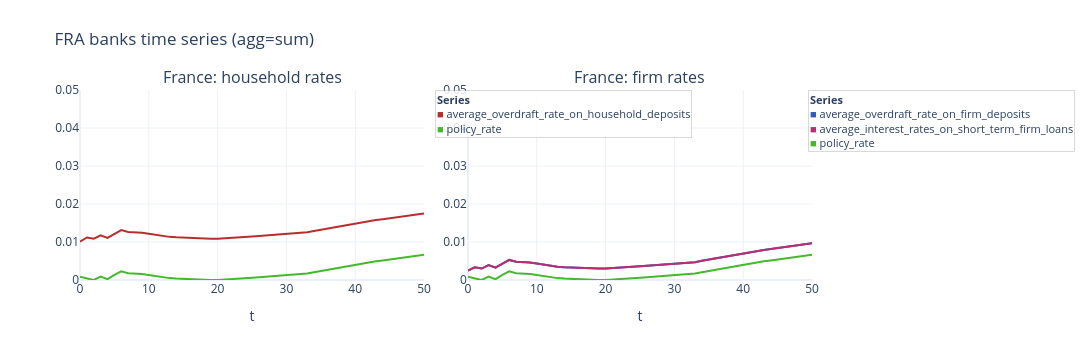

Notebook code for this chart:
### Code cell
fig = plot_agent_timeseries(
    model,
    "FRA",
    "banks",
    [
        ["average_overdraft_rate_on_household_deposits", "central_bank.policy_rate"],
        [
            "average_overdraft_rate_on_firm_deposits",
            "average_interest_rates_on_short_term_firm_loans",
            "central_bank.policy_rate",
        ],
    ],
    panel_titles=["France: household rates", "France: firm rates"],
    no_cols=2,
    **FIG_SIZE_WIDE,
    show_legend=True,
    show=False,
)

fig.update_yaxes(range=[0, 0.05])
fig.show()

### Figure 1 — Plotly figure (JSON) as saved in the notebook; plotly's stock layout.template omitted (floating-point values rounded to 4 significant figures)
{"data": [{"line": {"color": "hsl(0, 60%, 45%)", "width": 2}, "mode": "lines", "name": "average_overdraft_rate_on_household_deposits", "showlegend": false, "type": "scatter", "x": [0, 1, 2, 3, 4, 5, 6, 7, 8, 9, 10, 11, 12, 13, 14, 15, 16, 17, 18, 19, 20, 21, 22, 23, 24, 25, 26, 27, 28, 29, 30, 31, 32, 33, 34, 35, 36, 37, 38, 39, 40, 41, 42, 43, 44, 45, 46, 47, 48, 49, 50], "xaxis": "x", "y": [0.01007, 0.01119, 0.01086, 0.01177, 0.01107, 0.0122, 0.01313, 0.01265, 0.01261, 0.01243, 0.01217, 0.01184, 0.01158, 0.01135, 0.01122, 0.01112, 0.01102, 0.0109, 0.01086, 0.01086, 0.01087, 0.01095, 0.01106, 0.01116, 0.0113, 0.01144, 0.01158, 0.01172, 0.01183, 0.01193, 0.01204, 0.01217, 0.0123, 0.01255, 0.0129, 0.01322, 0.01358, 0.01394, 0.01428, 0.01465, 0.01497, 0.01523, 0.0155, 0.01576, 0.016, 0.01622, 0.01645, 0.01665, 0.01695, 0.01729, 0.01749], "yaxis": "y"}, {"line": {"color": "hsl(110, 60%, 45%)", "width": 2}, "mode": "lines", "name": "policy_rate", "showlegend": false, "type": "scatter", "x": [0, 1, 2, 3, 4, 5, 6, 7, 8, 9, 10, 11, 12, 13, 14, 15, 16, 17, 18, 19, 20, 21, 22, 23, 24, 25, 26, 27, 28, 29, 30, 31, 32, 33, 34, 35, 36, 37, 38, 39, 40, 41, 42, 43, 44, 45, 46, 47, 48, 49, 50], "xaxis": "x", "y": [0.0008333, 0.0003393, 0, 0.000911, 0.0002163, 0.001348, 0.002272, 0.001794, 0.001758, 0.001578, 0.001315, 0.0009826, 0.0007237, 0.0004952, 0.0003626, 0.0002597, 0.0001613, 4.344e-05, 0, 0, 1.612e-05, 9.499e-05, 0.0002052, 0.0003017, 0.0004427, 0.0005839, 0.0007205, 0.0008605, 0.0009721, 0.001074, 0.00118, 0.001311, 0.001449, 0.001691, 0.002044, 0.002365, 0.002725, 0.003086, 0.003427, 0.00379, 0.004112, 0.004376, 0.004647, 0.004907, 0.005142, 0.005367, 0.005592, 0.005795, 0.006096, 0.006435, 0.006636], "yaxis": "y"}, {"line": {"color": "hsl(220, 60%, 45%)", "width": 2}, "mode": "lines", "name": "average_overdraft_rate_on_firm_deposits", "showlegend": false, "type": "scatter", "x": [0, 1, 2, 3, 4, 5, 6, 7, 8, 9, 10, 11, 12, 13, 14, 15, 16, 17, 18, 19, 20, 21, 22, 23, 24, 25, 26, 27, 28, 29, 30, 31, 32, 33, 34, 35, 36, 37, 38, 39, 40, 41, 42, 43, 44, 45, 46, 47, 48, 49, 50], "xaxis": "x2", "y": [0.002456, 0.003349, 0.00301, 0.003921, 0.003226, 0.004358, 0.005282, 0.004804, 0.004768, 0.004588, 0.004326, 0.003993, 0.003734, 0.003505, 0.003373, 0.00327, 0.003171, 0.003054, 0.00301, 0.00301, 0.003026, 0.003105, 0.003215, 0.003312, 0.003453, 0.003594, 0.003731, 0.003871, 0.003982, 0.004084, 0.00419, 0.004321, 0.004459, 0.004701, 0.005054, 0.005375, 0.005735, 0.006096, 0.006437, 0.0068, 0.007123, 0.007386, 0.007657, 0.007917, 0.008152, 0.008377, 0.008602, 0.008805, 0.009106, 0.009445, 0.009646], "yaxis": "y2"}, {"line": {"color": "hsl(330, 60%, 45%)", "width": 2}, "mode": "lines", "name": "average_interest_rates_on_short_term_firm_loans", "showlegend": false, "type": "scatter", "x": [0, 1, 2, 3, 4, 5, 6, 7, 8, 9, 10, 11, 12, 13, 14, 15, 16, 17, 18, 19, 20, 21, 22, 23, 24, 25, 26, 27, 28, 29, 30, 31, 32, 33, 34, 35, 36, 37, 38, 39, 40, 41, 42, 43, 44, 45, 46, 47, 48, 49, 50], "xaxis": "x2", "y": [0.002456, 0.003349, 0.00301, 0.003921, 0.003226, 0.004358, 0.005282, 0.004804, 0.004768, 0.004588, 0.004326, 0.003993, 0.003734, 0.003505, 0.003373, 0.00327, 0.003171, 0.003054, 0.00301, 0.00301, 0.003026, 0.003105, 0.003215, 0.003312, 0.003453, 0.003594, 0.003731, 0.003871, 0.003982, 0.004084, 0.00419, 0.004321, 0.004459, 0.004701, 0.005054, 0.005375, 0.005735, 0.006096, 0.006437, 0.0068, 0.007123, 0.007386, 0.007657, 0.007917, 0.008152, 0.008377, 0.008602, 0.008805, 0.009106, 0.009445, 0.009646], "yaxis": "y2"}, {"line": {"color": "hsl(110, 60%, 45%)", "width": 2}, "mode": "lines", "name": "policy_rate", "showlegend": false, "type": "scatter", "x": [0, 1, 2, 3, 4, 5, 6, 7, 8, 9, 10, 11, 12, 13, 14, 15, 16, 17, 18, 19, 20, 21, 22, 23, 24, 25, 26, 27, 28, 29, 30, 31, 32, 33, 34, 35, 36, 37, 38, 39, 40, 41, 42, 43, 44, 45, 46, 47, 48, 49, 50], "xaxis": "x2", "y": [0.0008333, 0.0003393, 0, 0.000911, 0.0002163, 0.001348, 0.002272, 0.001794, 0.001758, 0.001578, 0.001315, 0.0009826, 0.0007237, 0.0004952, 0.0003626, 0.0002597, 0.0001613, 4.344e-05, 0, 0, 1.612e-05, 9.499e-05, 0.0002052, 0.0003017, 0.0004427, 0.0005839, 0.0007205, 0.0008605, 0.0009721, 0.001074, 0.00118, 0.001311, 0.001449, 0.001691, 0.002044, 0.002365, 0.002725, 0.003086, 0.003427, 0.00379, 0.004112, 0.004376, 0.004647, 0.004907, 0.005142, 0.005367, 0.005592, 0.005795, 0.006096, 0.006435, 0.006636], "yaxis": "y2"}], "layout": {"annotations": [{"font": {"size": 16}, "showarrow": false, "text": "France: household rates", "x": 0.235, "xanchor": "center", "xref": "paper", "y": 1, "yanchor": "bottom", "yref": "paper"}, {"font": {"size": 16}, "showarrow": false, "text": "France: firm rates", "x": 0.765, "xanchor": "center", "xref": "paper", "y": 1, "yanchor": "bottom", "yref": "paper"}, {"align": "left", "bgcolor": "rgba(255,255,255,0.85)", "bordercolor": "rgba(0,0,0,0.15)", "borderwidth": 1, "font": {"size": 11}, "showarrow": false, "text": "<b>Series</b><br><span style=\"color:hsl(0, 60%, 45%);\">■</span> average_overdraft_rate_on_household_deposits<br><span style=\"color:hsl(110, 60%, 45%);\">■</span> policy_rate", "x": 0.485, "xanchor": "left", "xref": "paper", "y": 1, "yanchor": "top", "yref": "paper"}, {"align": "left", "bgcolor": "rgba(255,255,255,0.85)", "bordercolor": "rgba(0,0,0,0.15)", "borderwidth": 1, "font": {"size": 11}, "showarrow": false, "text": "<b>Series</b><br><span style=\"color:hsl(220, 60%, 45%);\">■</span> average_overdraft_rate_on_firm_deposits<br><span style=\"color:hsl(330, 60%, 45%);\">■</span> average_interest_rates_on_short_term_firm_loans<br><span style=\"color:hsl(110, 60%, 45%);\">■</span> policy_rate", "x": 0.995, "xanchor": "left", "xref": "paper", "y": 1, "yanchor": "top", "yref": "paper"}], "height": 360, "hovermode": "x unified", "legend": {}, "margin": {"r": 280, "t": 90}, "title": {"text": "FRA banks time series (agg=sum)"}, "width": 1200, "xaxis": {"anchor": "y", "domain": [0, 0.47], "title": {"text": "t"}}, "xaxis2": {"anchor": "y2", "domain": [0.53, 1], "title": {"text": "t"}}, "yaxis": {"anchor": "x", "domain": [0, 1], "range": [0, 0.05]}, "yaxis2": {"anchor": "x2", "domain": [0, 1], "range": [0, 0.05]}}}
